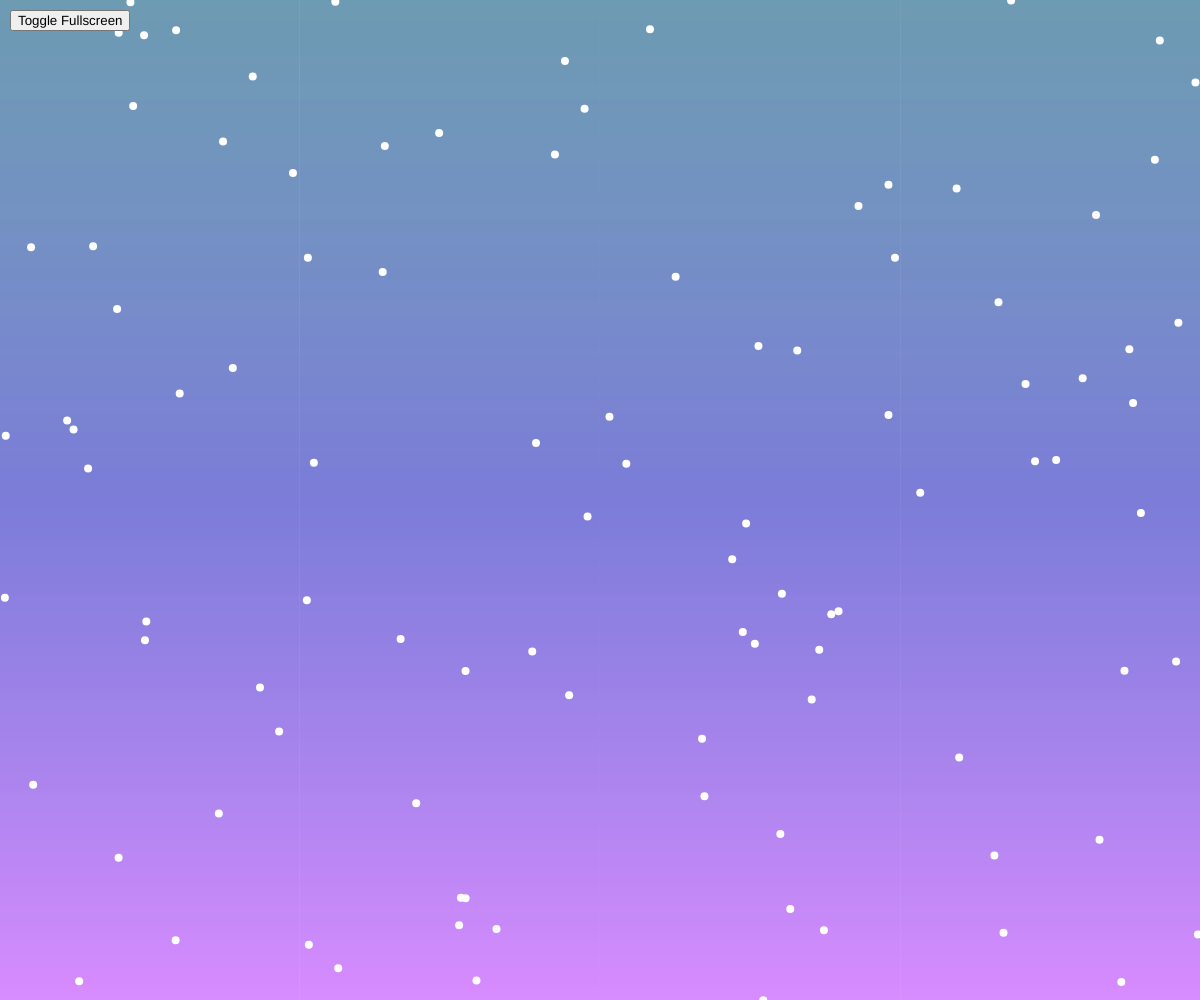
Frame 1 (no input)
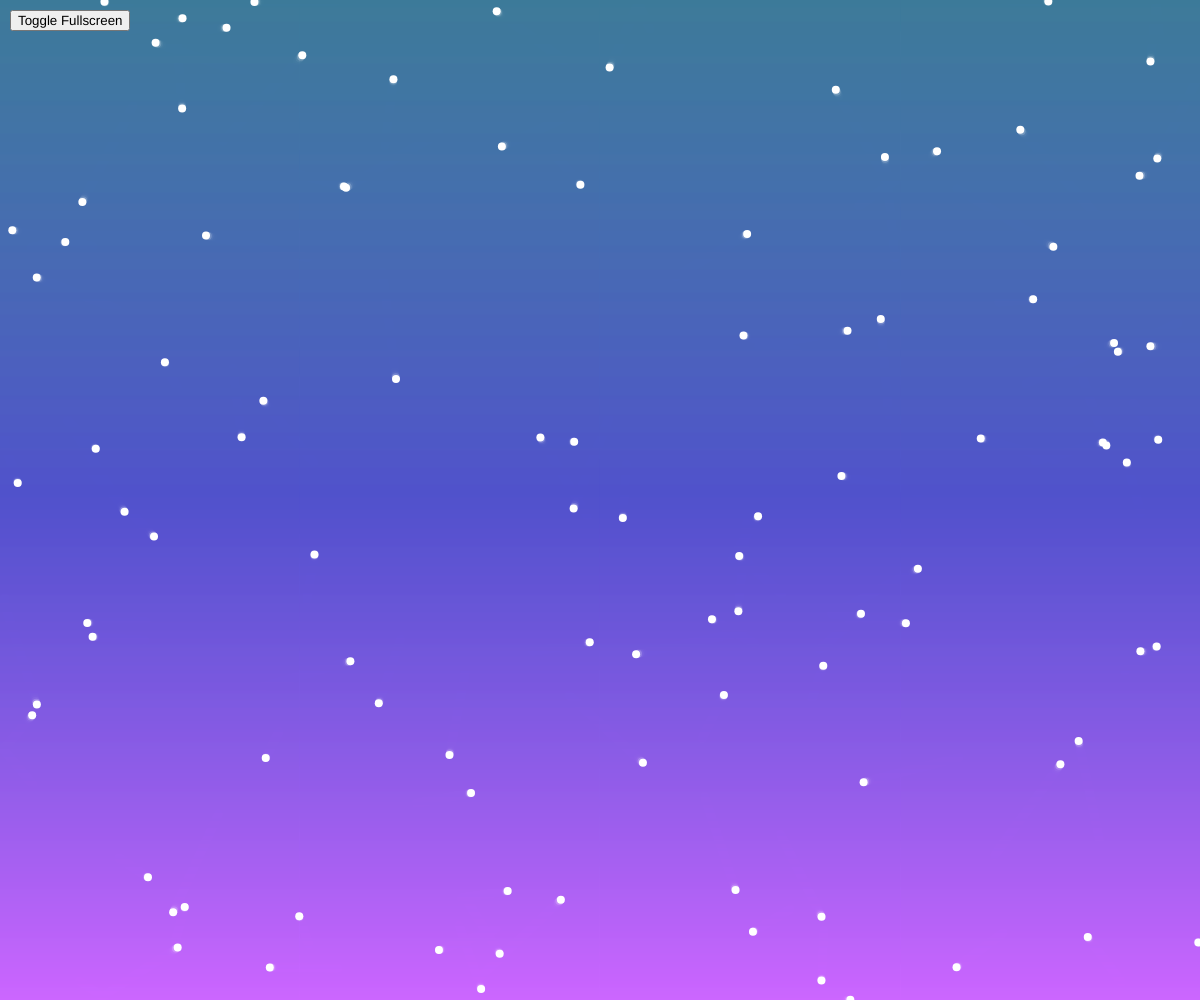
Frame 60 (no input)
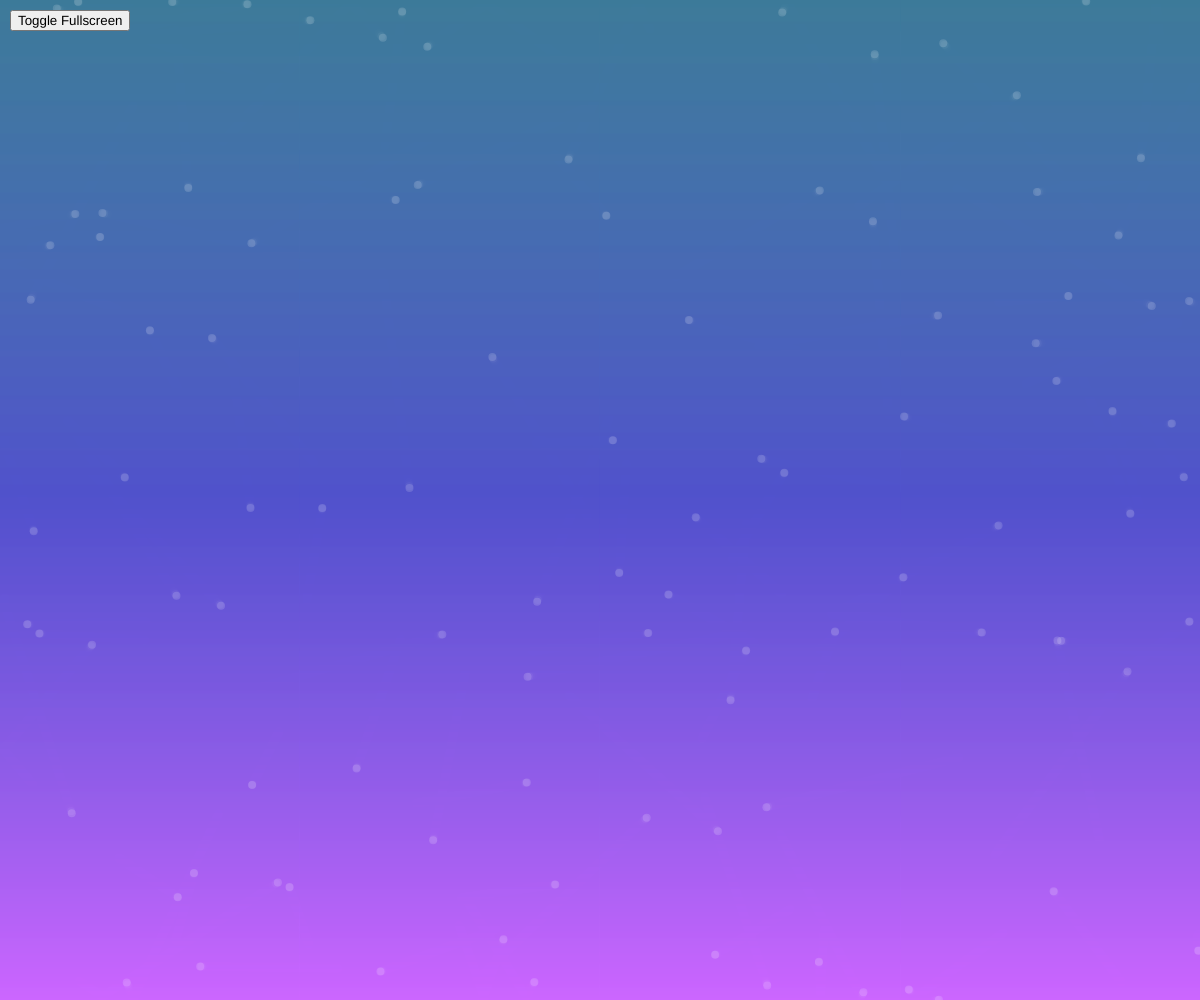
Frame 120 (the mouse pressed at the canvas centre since frame 60)

The p5.js sketch that drew these frames (run headless with seeded random() and noise() and a simulated clock; from frame 60 on, the mouse is pressed at the canvas centre):

// p5.js sketch
// ── sketch.js
let particles = [];
let numParticles = 100;

function setup() {
  createCanvas(windowWidth, windowHeight);
  colorMode(HSB, 360, 100, 100, 100);
  for (let i = 0; i < numParticles; i++) {
    particles.push(new Particle(random(width), random(height)));
  }
  
  // Fullscreen toggle button
  let fsButton = createButton('Toggle Fullscreen');
  fsButton.position(10, 10);
  fsButton.mousePressed(toggleFullscreen);
}

function draw() {
  setGradient(0, 0, width, height, color(200, 60, 60), color(280, 60, 100), "Y");
  
  particles.forEach(p => {
    p.update();
    p.edges();
    p.show();
  });
}

function toggleFullscreen() {
  let fs = fullscreen();
  fullscreen(!fs);
}

class Particle {
  constructor(x, y) {
    this.pos = createVector(x, y);
    this.vel = p5.Vector.random2D();
    this.vel.mult(random(0.5, 2));
    this.acc = createVector(0, 0);
    this.r = 4;
    this.lifetime = 255;
  }

  applyForce(force) {
    this.acc.add(force);
  }

  edges() {
    if (this.pos.x > width - this.r || this.pos.x < this.r) {
      this.vel.x *= -1;
    }
    if (this.pos.y > height - this.r || this.pos.y < this.r) {
      this.vel.y *= -1;
    }
  }

  update() {
    this.vel.add(this.acc);
    this.pos.add(this.vel);
    this.acc.mult(0);
    this.lifetime -= 2;
  }

  show() {
    noStroke();
    fill(255, this.lifetime);
    ellipse(this.pos.x, this.pos.y, this.r * 2);
  }
}

function setGradient(x, y, w, h, c1, c2, axis) {
  noFill();
  if (axis === "Y") {  // Top to bottom gradient
    for (let i = y; i <= y + h; i++) {
      let inter = map(i, y, y + h, 0, 1);
      let c = lerpColor(c1, c2, inter);
      stroke(c);
      line(x, i, x + w, i);
    }
  }
}

function windowResized() {
  resizeCanvas(windowWidth, windowHeight);
}
